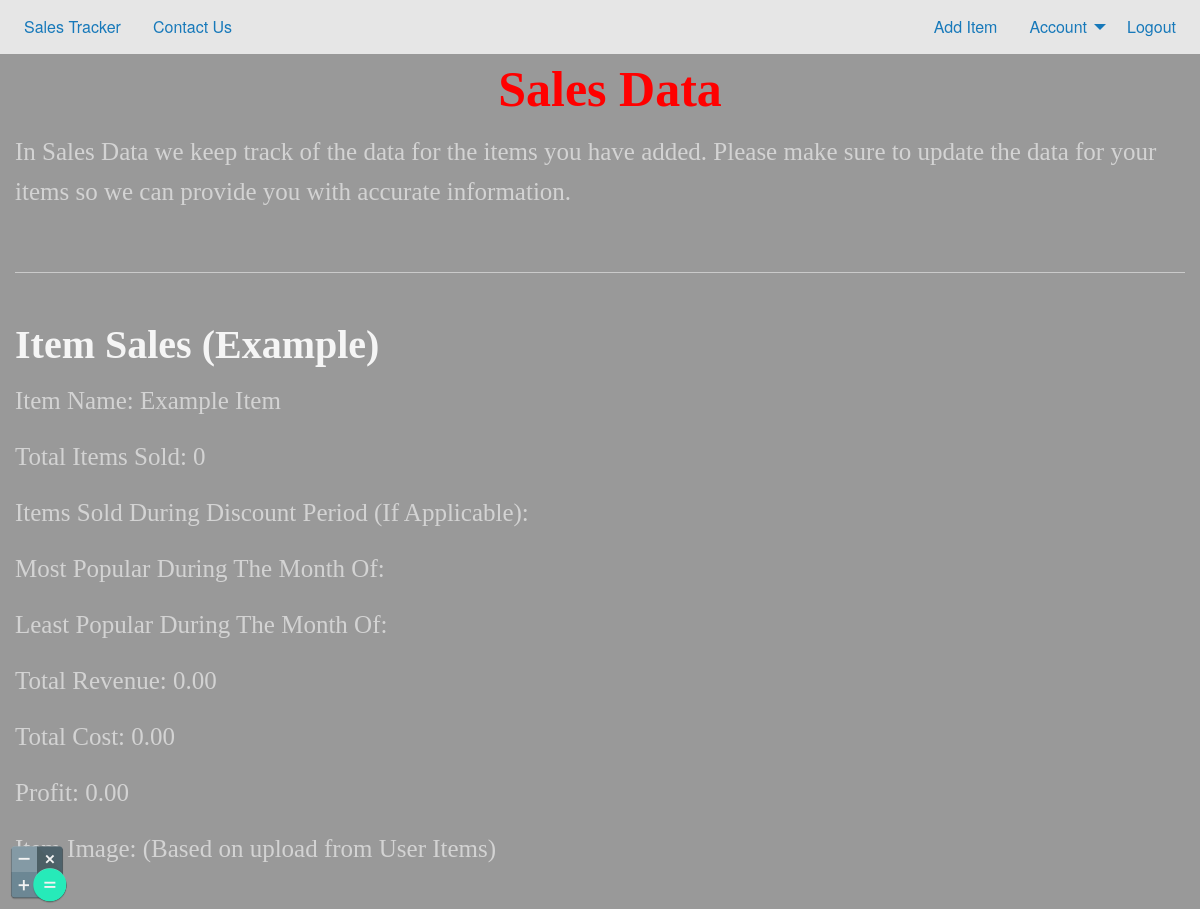
The app's page /account/sales_data/ (signed in), older data.
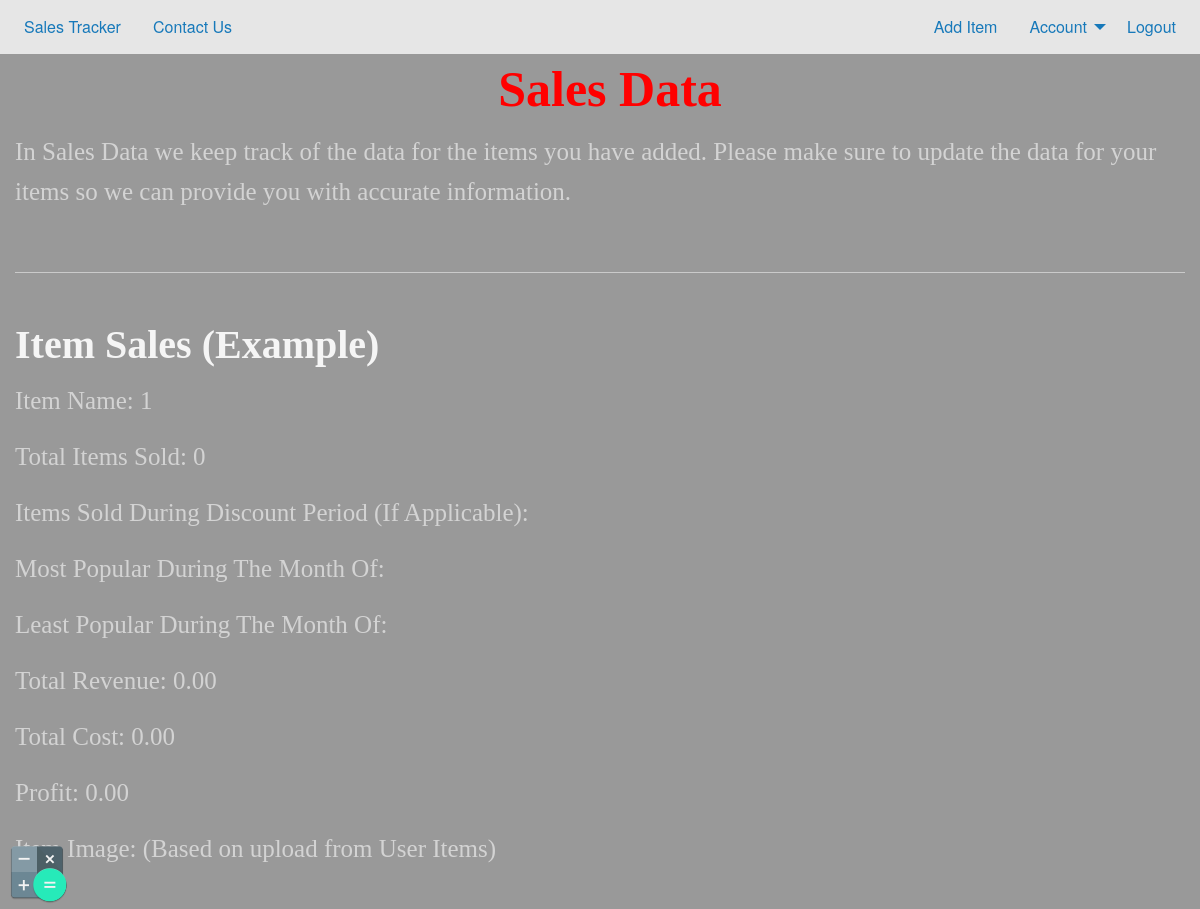
The same page, newer data.
### main_app/models.py (models this page shows, shortened)
class Item(models.Model):
	user = models.ForeignKey(
		User,
		on_delete = models.CASCADE,
		null = True
	)
	name = models.CharField(
		max_length = 32
	)
	cost = models.DecimalField(
		max_digits = 12,
		decimal_places = 2,
		default = 0.00
	)
	price = models.DecimalField(
		max_digits = 12,
		decimal_places = 2,
		default = 0.00
	)
	units_purchased = models.IntegerField(
		default = 0
	)
	units_available = models.IntegerField(
		default = 0
	)
	units_previously_sold = models.IntegerField(
		default = 0
	)
	units_sold = models.IntegerField(
		default = 0
	)
	sale_start = models.DateTimeField(
		null = True,
		blank = True
	)
	sale_end = models.DateTimeField(
		null = True,
		blank = True
	)
	discount_start = models.DateTimeField(
		null = True,
		blank = True
	)
	discount_end = models.DateTimeField(
		null = True,
		blank = True
	)
	details = models.TextField()
	date_created = models.DateTimeField(
		auto_now_add = True
	)
	date_updated = models.DateTimeField(
		auto_now = True
	)

### main_app/views.py (the view)
# urls.py: url(r'^account/sales_data/$', views.sales_data, name="sales_data"),
@login_required
def sales_data(request):
	items, num_user_items = GET_USER_ITEMS(request.user)
	user_items = []
	for item in items:
		revenue = item.units_sold * item.price
		cost = item.units_purchased * item.cost
		profit = revenue - cost
		user_items.append({
			'id': item.id,
			'name': item.name,
			'units_sold': item.units_sold,
			'revenue': revenue,
			'cost': cost,
			'profit': profit,
			'images': item.images
		})
	context = {
		'user_items': user_items,
		'num_user_items': num_user_items
	}
	return render(request, 'account/sales_data.html', context)

### main_app/context_processors.py (called while the page is built)
def processors(request):
    return {
        'website_name': "Sales Tracker"
    }

### main_app/views.py (called while the page is built)
def GET_USER_ITEMS(user):
	items = None
	count = None
	if user.is_authenticated:
		items = Item.objects.filter(user=user)
		count = 0
		for item in items:
			count = count + 1
			item.images = []
			images = ItemImage.objects.filter(item=item)
			for image in images:
				item.images.append((image.file.url, image.alt))
	return items, count

### main_app/templates/account/sales_data.html (shortened to what this page needs)
{% extends 'base.html' %}
{% block content %}
	<body class="data">
        <h1 class="text-center">Sales Data</h1>
        <p>
            In Sales Data we keep track of the data for the items you have added.
            Please make sure to update the data for your items so we can provide you
            with accurate information.
        </p>
        <br><hr><br>
        {% if user.is_authenticated %}
            <h2>Item Sales (Example)</h2>
            {% for user_item in user_items %}
                <p>Item Name: {{ user_item.name }}</p>
                <p>Total Items Sold: {{ user_item.units_sold }}</p>
                <p>Items Sold During Discount Period (If Applicable):</p>
                <p>Most Popular During The Month Of:</p>
                <p>Least Popular During The Month Of:</p>
                <p>Total Revenue: {{ user_item.revenue }}</p>
                <p>Total Cost: {{ user_item.cost }}</p>
                <p>Profit: {{ user_item.profit }}</p>
                <p>Item Image: (Based on upload from User Items)</p>
            {% endfor %}
        {% else %}
            <p>Please log in to view your Sales Data.</p>
        {% endif %}
	</body>
{% endblock %}

### main_app/templates/base.html (shortened to what this page needs)
<!DOCTYPE html>
{% load static %}
<html class="no-js" lang="en" dir="ltr">
	<head>
		<link rel="stylesheet" href="{% static 'css/foundation.min.css' %}"/>
		<link rel="stylesheet" href="{% static 'css/app.css' %}"/>
	</head>
	<body>
		<nav class="top-bar">
			<ul class="menu">
				<li><a href="{% url 'index' %}">Sales Tracker</a></li>
				{% if user.is_authenticated %}
					<li><a href="{% url 'contact_us' %}">Contact Us</a></li>
				{% endif %}
			</ul>
			<div class="top-bar-right">
				<ul class="menu">
					{% if user.is_authenticated %}
						<li><a href="{% url 'add_item' %}">Add Item</a></li>
						<ul class="dropdown menu" data-dropdown-menu>
							<li>
								<a href="{% url 'account' %}">Account</a>
							</li>
							<a href="{% url 'logout' %}">Logout</a>
						</ul>
					{% else %}
						<a href="{% url 'register' %}">Register</a>
						<a href="{% url 'login' %}">Login</a>
					{% endif %}
				</ul>
			</div>
		</nav>
		<input id="calc-btn" type="image" src="{% static 'media/icons/calculator-icon.png' %}" onclick="toggleCalculator()"/>
		<div class="grid-container">
			{% block content %}{% endblock %}
		</div>
	</body>
</html>

### main_app/static/css/app.css (style rules this page uses)
h1 { color: red; font-size: 50px; font-family: "Times New Roman"; font-weight: bold; text-indent: 20px; }
h2 { color: whitesmoke; font-size: 40px; font-family: "Times New Roman"; font-weight: bold; }
p { color: LightGrey; font-size: 25px; font-family: "Times New Roman"; }
body { background: SteelBlue; }
body.data { background: linear-gradient( rgba(0, 0, 0, 0.4), rgba(0, 0, 0, 0.4) ), url("https://i.imgur.com/VqeWR5L.png"); }
#calc-btn { position: fixed; left: 5px; bottom: 5px; }

Row changes from the older to the newer data that the page shows:
removed Item: name "Example Item", units_sold "0", revenue "0.00", cost "0.00", profit "0.00"
added Item: name "1", units_sold "0", revenue "0.00", cost "0.00", profit "0.00"
